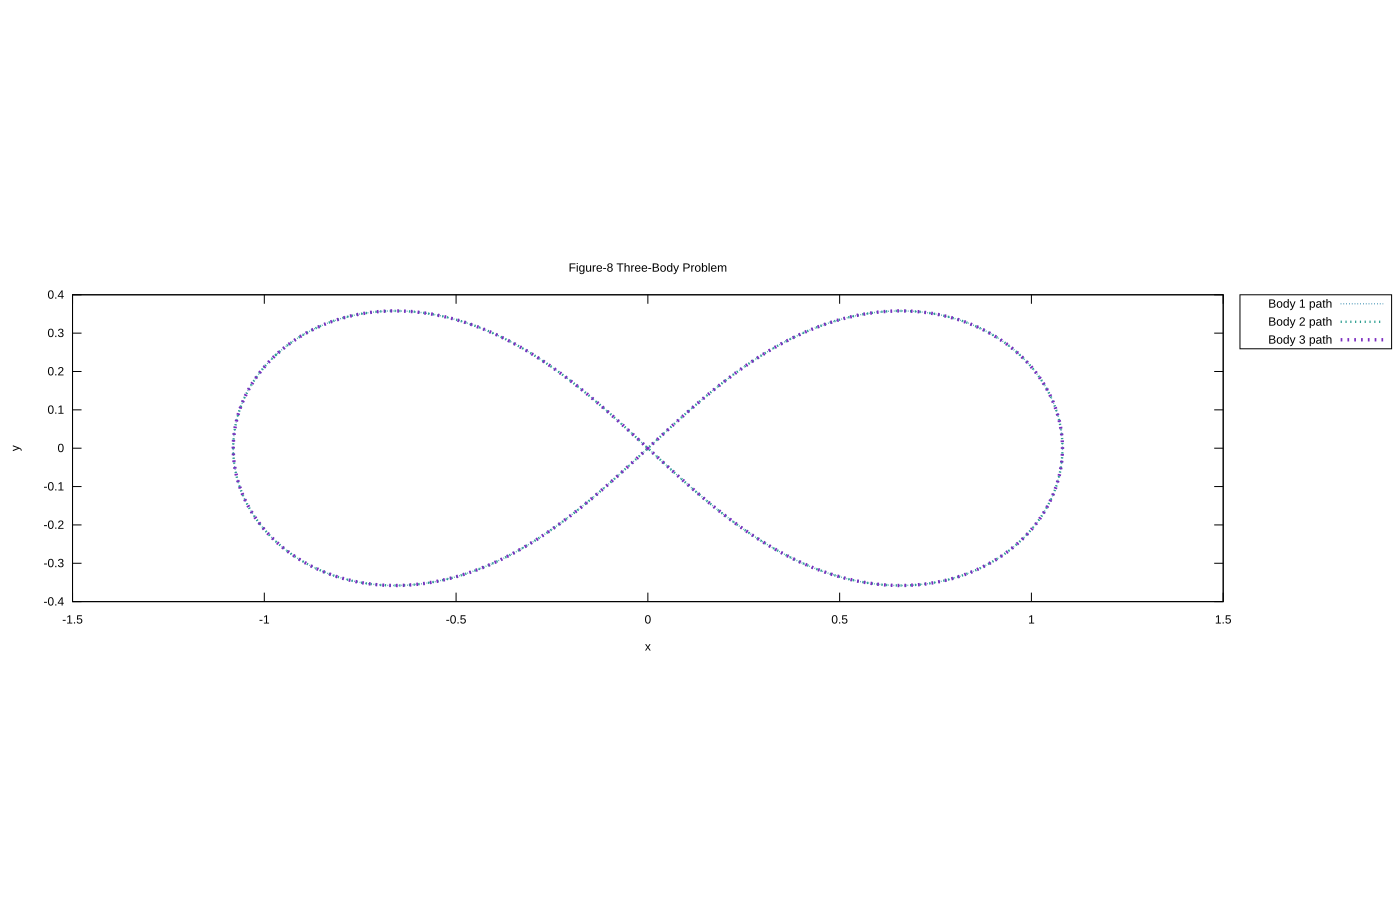

gnuplot code for this plot:
set terminal svg size 1400,900 background "white"
set output "plot_three_body.svg"
set title "Figure-8 Three-Body Problem"
set xlabel "x"
set ylabel "y"
set size ratio -1
set key outside right top box

# Plot only trajectories. Use a shared dotted pattern and increasing
# linewidth so overlapped sections remain distinguishable.
set style line 1 lc rgb "#2E86AB" lw 1.4 dt (1,3)
set style line 2 lc rgb "#2A9D8F" lw 2.4 dt (1,3)
set style line 3 lc rgb "#7B2CBF" lw 3.4 dt (1,3)

plot \
    "figure8.data" using 2:3 with lines ls 1 title "Body 1 path", \
    "figure8.data" using 4:5 with lines ls 2 title "Body 2 path", \
    "figure8.data" using 6:7 with lines ls 3 title "Body 3 path"
